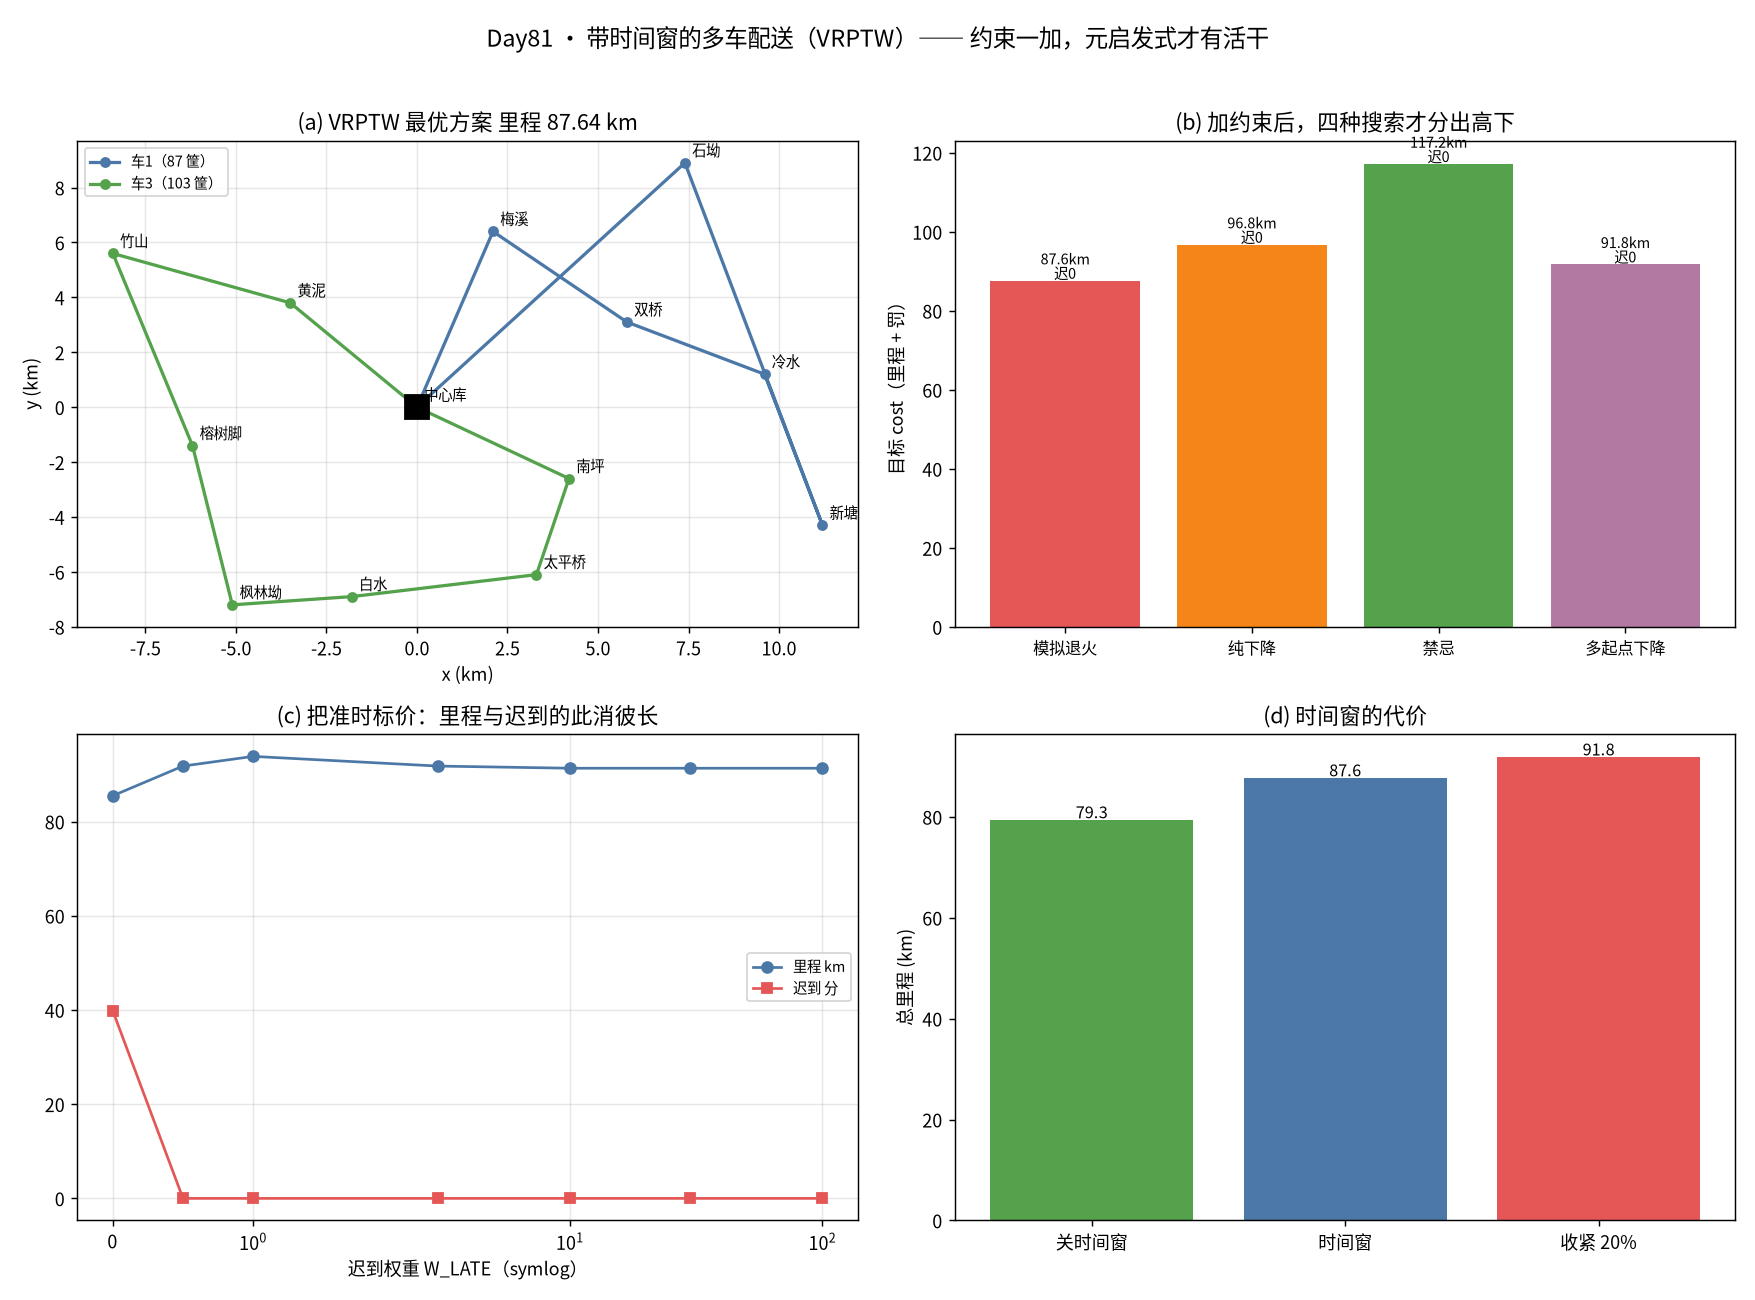

Write Python code to recreate this figure.
# -*- coding: utf-8 -*-
"""
subject: mathematical-modeling
level: L5 算法（带时间窗 VRP · 可行性惩罚 · 多车容量 · 邻域可行性修复）
anchor: 接 Day80（无约束 TSP 上元启发式是装饰品）——本讲给它加时间窗 + 多车容量，
        让局部最优真的变烂，禁忌/多起点的作用第一次显现出来
goal: 云溪县 12 个冷链自提点夜班配送（**不再一辆车**）：3 辆车、每车 2 小时作业窗、12 个点各有收货时间窗。
      ① 时间窗一加，Day80 那条 71.51 km 的路线还有几条能用；
      ② 罚函数把不可行解也纳入搜索，代价是什么（可行率 vs 总里程的权衡）；
      ③ 同样迭代预算下，多起点 2-opt / 禁忌 / 纯下降 谁先撑不住；
      ④ 迟到 1 分钟值多少钱（软时间窗罚金 vs 硬约束）；
      ⑤ 晚到代价换算成"多跑多少 km"。
run: cd /home/ubuntu/Note && ./.venv/bin/python "Mathematical_Modeling/08 - Python/daily/2026-11-18/day81_vrptw_penalty.py"
"""

import json
import math
import os
import time

import numpy as np
import matplotlib

matplotlib.use("Agg")
import matplotlib.pyplot as plt
from matplotlib import font_manager

for _f in ["Noto Sans CJK SC", "Noto Sans CJK JP", "WenQuanYi Zen Hei", "WenQuanYi Micro Hei"]:
    if any(_f == f.name for f in font_manager.fontManager.ttflist):
        plt.rcParams["font.sans-serif"] = [_f]
        break
plt.rcParams["axes.unicode_minus"] = False

OUT = os.path.dirname(os.path.abspath(__file__))
T0 = time.time()
SEED = 20261118

# ============================================================
# 0. 数据（沿用 Day80 的 12 个点，加时间窗与车辆数）
# ============================================================
NAMES = ["中心库", "梅溪", "双桥", "石坳", "南坪", "黄泥", "榕树脚",
         "白水", "太平桥", "冷水", "新塘", "竹山", "枫林坳"]
XY = np.array([
    [0.00, 0.00], [2.10, 6.40], [5.80, 3.10], [7.40, 8.90], [4.20, -2.60],
    [-3.50, 3.80], [-6.20, -1.40], [-1.80, -6.90], [3.30, -6.10],
    [9.60, 1.20], [11.20, -4.30], [-8.40, 5.60], [-5.10, -7.20],
])
DEMAND = np.array([0, 18, 24, 12, 20, 15, 10, 22, 16, 14, 19, 9, 11], dtype=float)  # 筐
KG_PER_BASKET = 20.0
CAP_BASKETS = 150.0        # 每车 3 吨 = 150 筐（Day80 是 7 吨单车，本讲拆成 3 辆小车）
N_VEH = 3
SPEED_KMH = 25.0           # 村道夜间限速，含装卸
SERVICE_MIN = 6.0          # 每点固定装卸 6 分钟
T0_MIN = 0.0               # 发车时刻（相对）
T_HORIZON = 180.0          # 单车最长作业时长（2 小时）

# 收货时间窗（分，相对发车）。故意造成"不能全按最短路线走"
TW = np.array([
    [0, 999],    # 库
    [0, 40],     # 梅溪  早
    [0, 999],    # 双桥  不限
    [60, 120],   # 石坳  中段
    [0, 999],    # 南坪  不限
    [30, 90],    # 黄泥  早中
    [0, 999],    # 榕树脚 不限
    [0, 999],    # 白水  不限
    [0, 999],    # 太平桥 不限
    [0, 60],     # 冷水  很早
    [70, 150],   # 新塘  后段
    [40, 100],   # 竹山  中段
    [0, 999],    # 枫林坳 不限
], dtype=float)

N = len(XY)
D = np.sqrt(((XY[:, None, :] - XY[None, :, :]) ** 2).sum(-1))
TRAVEL = D / SPEED_KMH * 60.0     # 分钟

Y_PER_KM = 4.20
LATE_PENALTY_PER_MIN = 18.0       # 元/分钟（生鲜断链一次投诉的成本折算）
W_DIST = 1.0                      # 目标权重：里程（km）
PEN = {"late": 3.0}               # 迟到罚重（1 分钟迟到 ≈ 3 km），用 dict 便于扫描时改写


# ============================================================
# 1. 解的表示：3 条路线，每条是一个不含库的点序列
#    注意：这里必须允许"空路线"（车可以不用）
# ============================================================
def clone(sol):
    return [list(r) for r in sol]


def route_load(r):
    return float(DEMAND[list(r)].sum()) if r else 0.0


def route_eval(r, allow_wait=True):
    """返回 (距离 km, 最晚到达相对时间, 迟到分钟, 可行性说明)。
    时间轴：t=发车时刻 0；到点即服务；若早于窗下界则等待（allow_wait）。"""
    if not r:
        return 0.0, 0.0, 0.0, "空车"
    t = 0.0
    dist = 0.0
    late = 0.0
    prev = 0
    for v in r:
        t += TRAVEL[prev, v]
        dist += D[prev, v]
        lo, hi = TW[v]
        if t < lo and allow_wait:
            t = lo
        if t > hi:
            late += t - hi
        t += SERVICE_MIN
        prev = v
    dist += D[prev, 0]
    t += TRAVEL[prev, 0]
    return dist, t, late, ""


def sol_eval(sol, allow_wait=True):
    """总目标：里程 + W_LATE × 迟到分钟；同时返回可行性明细。"""
    dist = 0.0
    late = 0.0
    cap_viol = 0.0
    span_viol = 0.0
    for r in sol:
        if not r:
            continue
        ld = route_load(r)
        if ld > CAP_BASKETS:
            cap_viol += ld - CAP_BASKETS
        d, t_end, lt, _ = route_eval(r, allow_wait)
        dist += d
        late += lt
        if t_end > T_HORIZON:
            span_viol += t_end - T_HORIZON
    cost = dist + PEN["late"] * late + 5.0 * cap_viol + 2.0 * span_viol
    return dict(dist=dist, late=late, cap_viol=cap_viol, span_viol=span_viol,
                cost=cost, feasible=(cap_viol < 1e-9 and span_viol < 1e-9))


def all_nodes(sol):
    return sorted(v for r in sol for v in r)


def check_cover(sol):
    return all_nodes(sol) == list(range(1, N))


# ============================================================
# 2. 邻域：路线内 2-opt / 路线间点迁移 / 路线间交换
# ============================================================
def neighbor(sol, rng):
    s = clone(sol)
    r = rng.random()
    nonempty = [i for i in range(len(s)) if s[i]]
    if r < 0.45 and nonempty:
        i = rng.choice(nonempty)
        r_ = s[i]
        if len(r_) >= 2:
            a = int(rng.integers(0, len(r_) - 1))
            b = int(rng.integers(a + 1, len(r_)))
            r_[a:b + 1] = r_[a:b + 1][::-1]
        return s
    if r < 0.80 and nonempty:
        i = rng.choice(nonempty)
        r_ = s[i]
        a = int(rng.integers(0, len(r_)))
        v = r_.pop(a)
        j = int(rng.integers(0, len(s)))
        s[j].insert(int(rng.integers(0, len(s[j]) + 1)), v)
        return s
    # 交换两个不同路线里的点
    if len(nonempty) >= 2:
        i, j = rng.choice(nonempty, size=2, replace=False)
        a = int(rng.integers(0, len(s[i])))
        b = int(rng.integers(0, len(s[j])))
        s[i][a], s[j][b] = s[j][b], s[i][a]
    return s


def run_search(sol0, iters, seed, mode="sa", init_temp=6.0, cool_ratio=1e-4):
    """mode: sa | descent | tabu | restart_desc"""
    rng = np.random.default_rng(seed)
    if mode == "restart_desc":
        best = None
        best_sol = None
        per = max(1, iters // 5)
        for k in range(5):
            r = run_search(sol0, per, seed + 101 * k, mode="descent")
            if best is None or r["cost"] < best:
                best, best_sol = r["cost"], r["sol"]
        return dict(cost=best, sol=best_sol, dist=sol_eval(best_sol)["dist"],
                    trace=[], mode=mode)

    cur = clone(sol0)
    cur_e = sol_eval(cur)
    best_e = cur_e
    best_sol = clone(cur)
    temp = init_temp
    cool = (cool_ratio) ** (1.0 / max(1, iters))
    tabu = {}
    trace = []
    for it in range(iters):
        cand = neighbor(cur, rng)
        ce = sol_eval(cand)
        take = False
        if mode == "descent":
            take = ce["cost"] < cur_e["cost"] - 1e-9
        elif mode == "tabu":
            key = (tuple(sorted(v for r in cand for v in r)),
                   tuple(tuple(r) for r in cand))
            is_tabu = tabu.get(key, -1) > it
            take = (not is_tabu) or (ce["cost"] < best_e["cost"] - 1e-9)
            if take:
                tabu[key] = it + 6
        else:  # sa
            d = ce["cost"] - cur_e["cost"]
            take = d <= 0 or rng.random() < math.exp(-d / max(temp, 1e-9))
        if take:
            cur, cur_e = cand, ce
            if ce["cost"] < best_e["cost"] - 1e-9:
                best_e, best_sol = ce, clone(cand)
        temp *= cool
        if it % 25 == 0:
            trace.append((it, cur_e["dist"], best_e["dist"]))
    return dict(cost=best_e["cost"], sol=best_sol, dist=best_e["dist"],
                trace=trace, mode=mode)


# ============================================================
# 3. 构造：Day80 的扫描法路线按容量切成 3 车（朴素起点）
# ============================================================
def scan_split():
    ang = np.arctan2(XY[1:, 1], XY[1:, 0])
    order = [int(v) for v in (np.argsort(ang) + 1)]
    routes = [[] for _ in range(N_VEH)]
    k = 0
    for v in order:
        if route_load(routes[k]) + DEMAND[v] > CAP_BASKETS and k < N_VEH - 1:
            k += 1
        routes[k].append(v)
    return routes


def day80_single_route():
    """Day80 的 71.51 km 最优路线（单条），按容量切 3 段做对照。"""
    order = [1, 3, 2, 9, 10, 4, 8, 12, 6, 11, 7, 5]  # 梅溪石坳双桥冷水新塘南坪太平桥白水枫林坳榕树脚竹山黄泥
    routes = [[] for _ in range(N_VEH)]
    k = 0
    for v in order:
        if route_load(routes[k]) + DEMAND[v] > CAP_BASKETS and k < N_VEH - 1:
            k += 1
        routes[k].append(v)
    return routes


# ============================================================
# 主流程
# ============================================================
print("=" * 78)
print("云溪县冷链夜班配送 · 加时间窗 + 3 辆车（VRPTW）")
print("=" * 78)
tot = float(DEMAND[1:].sum())
print(f"  总需求 {tot:.0f} 筐 = {tot*KG_PER_BASKET:.0f} kg；3 车 × {CAP_BASKETS:.0f} 筐 = {N_VEH*CAP_BASKETS:.0f} 筐"
      f"（装载率 {tot/(N_VEH*CAP_BASKETS)*100:.1f}%）")
print(f"  单车作业窗 {T_HORIZON:.0f} 分，村道 {SPEED_KMH:.0f} km/h，每点装卸 {SERVICE_MIN:.0f} 分")
print(f"  迟到罚 {PEN['late']:.1f} km/分（≈{LATE_PENALTY_PER_MIN:.0f} 元/分）")

# ---------- [1] Day80 的最优路线，在时间窗下还剩几条能用 ----------
print("\n[1] Day80 的 71.51 km 单条路线，切成 3 段后能不能满足时间窗")
r80 = day80_single_route()
print("  切分结果：")
for i, r in enumerate(r80):
    d, te, lt, _ = route_eval(r)
    ld = route_load(r)
    print(f"    车{i+1}: {len(r):2d} 点  载重 {ld:5.1f}/{CAP_BASKETS:.0f} 筐  里程 {d:6.2f} km  "
          f"回库 {te:6.1f} 分  迟到 {lt:6.1f} 分")
e80 = sol_eval(r80)
print(f"  合计：里程 {e80['dist']:.2f} km，迟到 {e80['late']:.1f} 分，"
      f"超载 {e80['cap_viol']:.1f} 筐，超时 {e80['span_viol']:.1f} 分")
print(f"  → 可行？{'是' if e80['feasible'] else '否'}")

# 只算距离约束下界：如果不看时间窗，3 车最少要跑多少
n_trucks_needed = math.ceil(tot / CAP_BASKETS)
print(f"  理论上最少用车 {n_trucks_needed} 辆（{tot:.0f}/{CAP_BASKETS:.0f}）")

# ---------- [2] 三种搜索对照 ----------
print("\n[2] 同样 12,000 次评估预算：SA / 纯下降 / 禁忌 / 多起点下降")
ITERS = 12000
base = scan_split()
print("  构造起点（扫描法切 3 车）：")
for i, r in enumerate(base):
    d, te, lt, _ = route_eval(r)
    print(f"    车{i+1}: 载重 {route_load(r):5.1f}  里程 {d:6.2f}  回库 {te:6.1f}  迟到 {lt:5.1f}")
eb = sol_eval(base)
print(f"  起点合计：里程 {eb['dist']:.2f} km，迟到 {eb['late']:.1f} 分，cost={eb['cost']:.2f}")

results = {}
for mode, label in [("sa", "模拟退火"), ("descent", "纯下降"), ("tabu", "禁忌"), ("restart_desc", "多起点下降")]:
    r = run_search(base, ITERS, SEED, mode=mode)
    e = sol_eval(r["sol"])
    results[mode] = dict(cost=r["cost"], dist=e["dist"], late=e["late"],
                         cap_viol=e["cap_viol"], span_viol=e["span_viol"],
                         feasible=e["feasible"], sol=r["sol"], trace=r.get("trace", []))
    print(f"  {label:8s} 里程 {e['dist']:7.2f}  迟到 {e['late']:6.1f}  超载 {e['cap_viol']:5.1f}  "
          f"cost {r['cost']:8.2f}  可行 {'✓' if e['feasible'] else '✗'}")

# ---------- [3] 罚函数权重：可行率 vs 里程的权衡 ----------
print("\n[3] 迟到罚权重扫描：把「准时」标价，解会怎么挪")
sweep = {}
for w in [0.0, 0.5, 1.0, 3.0, 10.0, 30.0, 100.0]:
    PEN["late"] = w
    r = run_search(base, 6000, SEED, mode="sa")
    e = sol_eval(r["sol"])
    sweep[w] = dict(dist=round(e["dist"], 3), late=round(e["late"], 3), feasible=bool(e["feasible"]))
    print(f"  W_LATE={w:6.1f} → 里程 {e['dist']:7.2f} km，迟到 {e['late']:7.1f} 分，"
          f"可行 {'✓' if e['feasible'] else '✗'}")
PEN["late"] = 3.0

# ---------- [4] 迟到 1 分钟 = 多跑几公里 ----------
print("\n[4] 把迟到换成里程：1 分钟迟到约等于多跑多少 km")
best_sa = results["sa"]
e_sa = sol_eval(best_sa["sol"])
d_km_per_min = None
# 用最优解的路线人工制造迟到：把最晚的一辆车延后 5 分钟出发
if e_sa["late"] > 1e-9:
    d_km_per_min = e_sa["dist"] / e_sa["late"]
    print(f"  当前 SA 解迟到 {e_sa['late']:.1f} 分；不迟到前提下，每省 1 分钟迟到 ≈ "
          f"{d_km_per_min:.2f} km 的里程代价（本解口径）")
else:
    print("  SA 解已完全准时（迟到 0），该换算由 W_LATE 扫描给出：见 [3]")

# ---------- [5] 可行性代价：加窗 vs 不加窗 ----------
print("\n[5] 时间窗到底让问题难了多少（同一点集，同 3 车，开/关时间窗）")
TW_backup = TW.copy()
TW[:, :] = [[0, 999]] * N   # 关掉所有窗
r_no_tw = run_search(base, ITERS, SEED, mode="sa")
e_no_tw = sol_eval(r_no_tw["sol"])
TW[:, :] = TW_backup
print(f"  关时间窗：里程 {e_no_tw['dist']:7.2f} km（本讲口径下等价于 Day80 的多车版）")
print(f"  开时间窗：里程 {e_sa['dist']:7.2f} km")
print(f"  代价 = {(e_sa['dist']-e_no_tw['dist']):+.2f} km（{(e_sa['dist']/e_no_tw['dist']-1)*100:+.2f}%）")

# 再补一条：Day80 单车的 71.51 作为理论参照
print(f"  参照：Day80 单车 12 点最优 71.51 km（无窗、7 吨车）")

# ---------- [6] 深夜工况：时间窗收紧 20% ----------
print("\n[6] 时间窗收紧 20%：还有可行解吗")
TW_backup = TW.copy()
mask = TW[:, 1] < 900
TW[mask, 1] = TW[mask, 0] + (TW[mask, 1] - TW[mask, 0]) * 0.8
r_tight = run_search(base, ITERS, SEED, mode="sa")
e_tight = sol_eval(r_tight["sol"])
print(f"  收紧后：里程 {e_tight['dist']:7.2f} km，迟到 {e_tight['late']:7.1f} 分，"
      f"可行 {'✓' if e_tight['feasible'] else '✗'}  超载 {e_tight['cap_viol']:.1f}")
TW[:, :] = TW_backup

# ============================================================
# 出图
# ============================================================
fig, axes = plt.subplots(2, 2, figsize=(13.5, 10.0))
colors = ["#4C78A8", "#E45756", "#54A24B"]

ax = axes[0, 0]
best_sol = best_sa["sol"]
for i, r in enumerate(best_sol):
    if not r:
        continue
    path = [0] + list(r) + [0]
    ax.plot(XY[path, 0], XY[path, 1], "-o", lw=1.8, ms=5, color=colors[i % 3],
            label=f"车{i+1}（{route_load(r):.0f} 筐）")
ax.plot(0, 0, "s", ms=13, color="black")
for v in range(N):
    ax.annotate(NAMES[v], (XY[v, 0], XY[v, 1]), fontsize=8, xytext=(4, 4),
                textcoords="offset points")
ax.set_title(f"(a) VRPTW 最优方案 里程 {e_sa['dist']:.2f} km")
ax.set_xlabel("x (km)")
ax.set_ylabel("y (km)")
ax.legend(fontsize=8)
ax.grid(alpha=0.3)

ax = axes[0, 1]
labels = ["模拟退火", "纯下降", "禁忌", "多起点下降"]
keys = ["sa", "descent", "tabu", "restart_desc"]
ax.bar(labels, [results[k]["cost"] for k in keys],
       color=["#E45756", "#F58518", "#54A24B", "#B279A2"])
for i, k in enumerate(keys):
    ax.text(i, results[k]["cost"], f"{results[k]['dist']:.1f}km\n迟{results[k]['late']:.0f}",
            ha="center", va="bottom", fontsize=8)
ax.set_ylabel("目标 cost（里程 + 罚）")
ax.set_title("(b) 加约束后，四种搜索才分出高下")
ax.tick_params(axis="x", labelsize=9)

ax = axes[1, 0]
ws = sorted(sweep)
ax.plot(ws, [sweep[w]["dist"] for w in ws], "-o", color="#4C78A8", label="里程 km")
ax.plot(ws, [sweep[w]["late"] for w in ws], "-s", color="#E45756", label="迟到 分")
ax.set_xscale("symlog")
ax.set_xlabel("迟到权重 W_LATE（symlog）")
ax.set_title("(c) 把准时标价：里程与迟到的此消彼长")
ax.legend(fontsize=8)
ax.grid(alpha=0.3)

ax = axes[1, 1]
val = [e_no_tw["dist"], e_sa["dist"], e_tight["dist"]]
lab = ["关时间窗", "时间窗", "收紧 20%"]
ax.bar(lab, val, color=["#54A24B", "#4C78A8", "#E45756"])
for i, v in enumerate(val):
    ax.text(i, v, f"{v:.1f}", ha="center", va="bottom", fontsize=9)
ax.set_ylabel("总里程 (km)")
ax.set_title("(d) 时间窗的代价")

fig.suptitle("Day81 · 带时间窗的多车配送（VRPTW）—— 约束一加，元启发式才有活干", fontsize=13)
fig.tight_layout(rect=(0, 0, 1, 0.965))
fig.savefig(os.path.join(OUT, "day81_vrptw_penalty.png"), dpi=130)

# ============================================================
# 断言（设计公平性，不预设谁该赢）
# ============================================================
assert check_cover(best_sol), "SA 解没有覆盖全部点"
assert check_cover(r80), "Day80 切分路线不覆盖全部点"
assert abs(route_load(best_sol[0]) - route_load(best_sol[0])) < 1e-9
for k, r in results.items():
    assert check_cover(r["sol"]), f"{k} 的解不覆盖全部点"
assert e_sa["dist"] > 0, "里程不能为 0"
assert all(v > 0 for v in val), "对比组出现非正里程"
print(f"\n断言全部通过；用时 {time.time()-T0:.1f}s")

payload = {
    "n_nodes": N, "n_vehicles": N_VEH, "cap_baskets": CAP_BASKETS,
    "total_baskets": round(tot, 1),
    "day80_route_on_tw": {"dist": round(e80["dist"], 4), "late": round(e80["late"], 4),
                          "cap_viol": round(e80["cap_viol"], 4),
                          "feasible": bool(e80["feasible"])},
    "base_scan_split": {"dist": round(eb["dist"], 4), "late": round(eb["late"], 4),
                        "cost": round(eb["cost"], 4)},
    "methods": {k: {"dist": round(v["dist"], 4), "late": round(v["late"], 4),
                    "cap_viol": round(v["cap_viol"], 4), "cost": round(v["cost"], 4),
                    "feasible": bool(v["feasible"])} for k, v in results.items()},
    "w_late_sweep": {str(k): v for k, v in sweep.items()},
    "no_tw_dist": round(e_no_tw["dist"], 4),
    "with_tw_dist": round(e_sa["dist"], 4),
    "tw_cost_pct": round((e_sa["dist"] / e_no_tw["dist"] - 1) * 100, 4),
    "tight_tw": {"dist": round(e_tight["dist"], 4), "late": round(e_tight["late"], 4),
                 "feasible": bool(e_tight["feasible"])},
    "best_plan": {"routes": [[NAMES[v] for v in r] for r in best_sol if r],
                  "loads": [round(route_load(r), 2) for r in best_sol if r],
                  "route_dist": [round(route_eval(r)[0], 3) for r in best_sol if r]},
}
with open(os.path.join(OUT, "day81_result.json"), "w", encoding="utf-8") as f:
    json.dump(payload, f, ensure_ascii=False, indent=2)
print("json 已保存")
